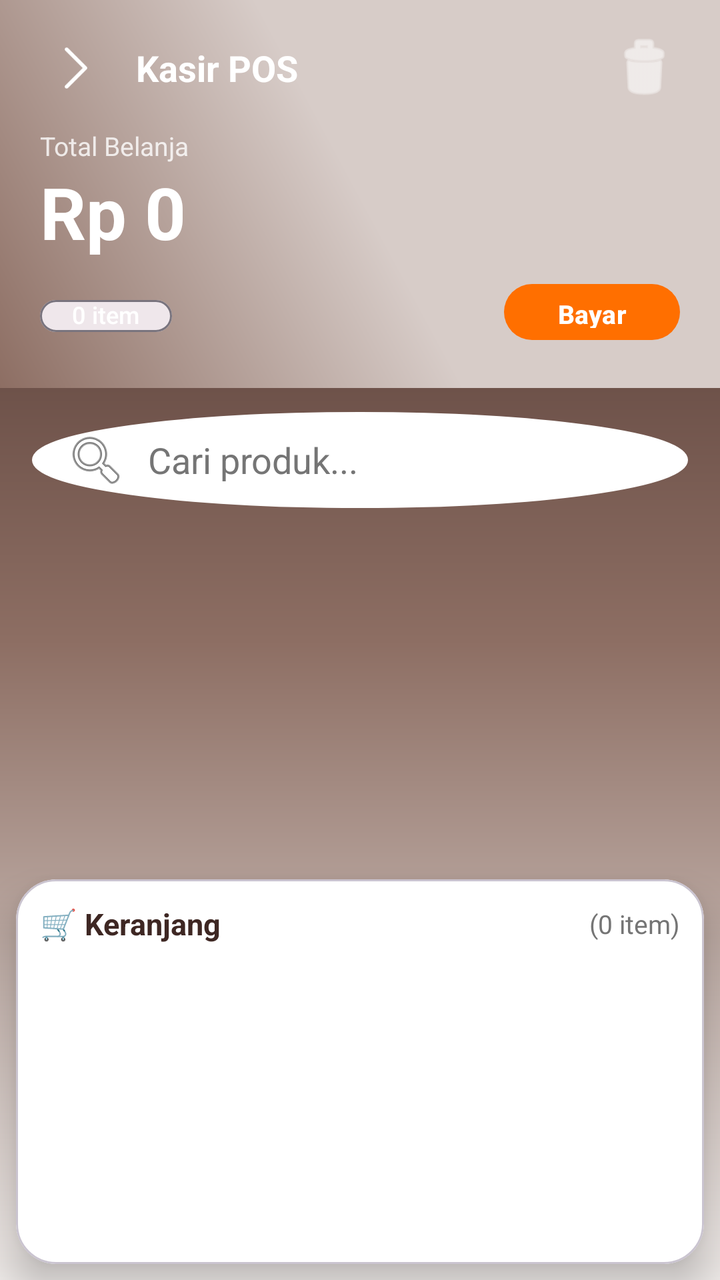
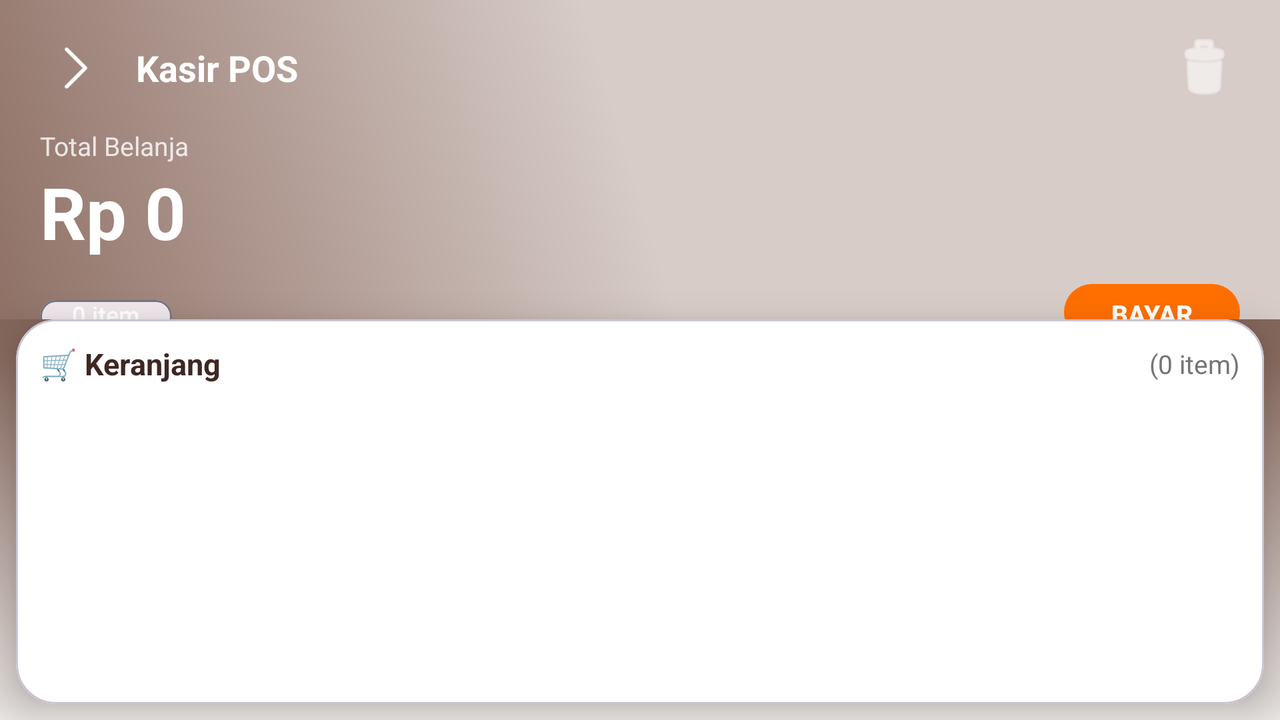

Two renders of one Android screen. The first uses the default layout on a phone; the second uses the alternative layout the repository ships for a different screen configuration, on a matching device. The two XML files are below.
<!-- AndroidManifest.xml: application theme Theme.Penjualan -->
<!-- res/layout/activity_pos.xml -->
<?xml version="1.0" encoding="utf-8"?>
<LinearLayout xmlns:android="http://schemas.android.com/apk/res/android"
    xmlns:app="http://schemas.android.com/apk/res-auto"
    android:layout_width="match_parent"
    android:layout_height="match_parent"
    android:orientation="vertical"
    android:background="@drawable/bg_gradient_full_brown">

    
    <androidx.core.widget.NestedScrollView
        android:layout_width="match_parent"
        android:layout_height="wrap_content"
        android:fillViewport="false">

        <LinearLayout
            android:id="@+id/headerPOS"
            android:layout_width="match_parent"
            android:layout_height="wrap_content"
            android:background="@drawable/bg_gradient_brown"
            android:orientation="vertical"
            android:paddingTop="16dp"
            android:paddingBottom="20dp"
            android:paddingHorizontal="20dp"
            android:elevation="8dp">

            <LinearLayout
                android:layout_width="match_parent"
                android:layout_height="wrap_content"
                android:orientation="horizontal"
                android:gravity="center_vertical">

                <ImageView
                    android:id="@+id/btnBackPOS"
                    android:layout_width="36dp"
                    android:layout_height="36dp"
                    android:src="@drawable/arrow"
                    android:padding="4dp"
                    android:clickable="true"
                    android:focusable="true"
                    android:background="?android:attr/selectableItemBackgroundBorderless"
                    app:tint="@color/colorOnPrimary"/>

                <TextView
                    android:layout_width="0dp"
                    android:layout_height="wrap_content"
                    android:layout_weight="1"
                    android:layout_marginStart="12dp"
                    android:text="@string/kasir_pos"
                    android:textColor="@color/colorOnPrimary"
                    android:textSize="18sp"
                    android:textStyle="bold"/>

                <ImageView
                    android:id="@+id/btnClearCart"
                    android:layout_width="36dp"
                    android:layout_height="36dp"
                    android:src="@android:drawable/ic_menu_delete"
                    android:clickable="true"
                    android:focusable="true"
                    android:background="?android:attr/selectableItemBackgroundBorderless"
                    app:tint="@color/colorOnPrimary"/>
            </LinearLayout>

            
            <TextView
                android:layout_width="wrap_content"
                android:layout_height="wrap_content"
                android:layout_marginTop="12dp"
                android:text="@string/total_belanja"
                android:textColor="#CCFFFFFF"
                android:textSize="13sp"/>

            <TextView
                android:id="@+id/tvTotalBelanja"
                android:layout_width="wrap_content"
                android:layout_height="wrap_content"
                android:text="Rp 0"
                android:textColor="@color/colorOnPrimary"
                android:textSize="36sp"
                android:textStyle="bold"/>

            <LinearLayout
                android:layout_width="match_parent"
                android:layout_height="wrap_content"
                android:layout_marginTop="8dp"
                android:orientation="horizontal">

                <com.google.android.material.chip.Chip
                    android:id="@+id/chipItemCount"
                    android:layout_width="wrap_content"
                    android:layout_height="32dp"
                    android:text="0 item"
                    app:chipBackgroundColor="#33FFFFFF"
                    android:textColor="@color/colorOnPrimary"
                    android:textSize="12sp"/>

                <View android:layout_width="0dp" android:layout_height="0dp" android:layout_weight="1"/>

                <com.google.android.material.button.MaterialButton
                    android:id="@+id/btnCheckout"
                    android:layout_width="wrap_content"
                    android:layout_height="36dp"
                    android:text="@string/bayar"
                    android:textStyle="bold"
                    android:textSize="13sp"
                    app:cornerRadius="18dp"
                    app:backgroundTint="#FF6F00"
                    android:paddingHorizontal="20dp"/>
            </LinearLayout>
        </LinearLayout>
    </androidx.core.widget.NestedScrollView>

    
    <EditText
        android:id="@+id/etSearchPOS"
        android:layout_width="match_parent"
        android:layout_height="48dp"
        android:layout_marginHorizontal="16dp"
        android:layout_marginTop="12dp"
        android:background="@drawable/bg_circle_avatar"
        android:backgroundTint="@color/colorSurface"
        android:drawableStart="@android:drawable/ic_menu_search"
        android:drawablePadding="10dp"
        android:hint="Cari produk..."
        android:paddingHorizontal="16dp"
        android:textColor="@color/colorOnBackground"
        android:textColorHint="@color/colorTextSecondary"
        android:inputType="text"/>

    
    <HorizontalScrollView
        android:layout_width="match_parent"
        android:layout_height="wrap_content"
        android:layout_marginTop="8dp"
        android:scrollbars="none"
        android:paddingHorizontal="12dp">

        <com.google.android.material.chip.ChipGroup
            android:id="@+id/chipGroupKategori"
            android:layout_width="wrap_content"
            android:layout_height="wrap_content"
            app:singleSelection="true"
            app:selectionRequired="true"/>
    </HorizontalScrollView>

    
    <LinearLayout
        android:layout_width="match_parent"
        android:layout_height="0dp"
        android:layout_weight="1"
        android:orientation="horizontal">

        
        <androidx.recyclerview.widget.RecyclerView
            android:id="@+id/rvProdukPOS"
            android:layout_width="0dp"
            android:layout_height="match_parent"
            android:layout_weight="1"
            android:layout_marginTop="8dp"
            android:clipToPadding="false"
            android:paddingBottom="8dp"/>

    </LinearLayout>

    
    <com.google.android.material.card.MaterialCardView
        android:id="@+id/cardKeranjang"
        android:layout_width="match_parent"
        android:layout_height="wrap_content"
        app:cardBackgroundColor="@color/colorSurface"
        app:cardCornerRadius="20dp"
        app:cardElevation="12dp"
        android:layout_marginHorizontal="8dp"
        android:layout_marginBottom="8dp">

        <LinearLayout
            android:layout_width="match_parent"
            android:layout_height="wrap_content"
            android:orientation="vertical"
            android:padding="12dp">

            <LinearLayout
                android:layout_width="match_parent"
                android:layout_height="wrap_content"
                android:orientation="horizontal"
                android:gravity="center_vertical">

                <TextView
                    android:layout_width="0dp"
                    android:layout_height="wrap_content"
                    android:layout_weight="1"
                    android:text="@string/keranjang_emoji"
                    android:textColor="@color/colorOnSurface"
                    android:textStyle="bold"
                    android:textSize="15sp"/>

                <TextView
                    android:id="@+id/tvKeranjangCount"
                    android:layout_width="wrap_content"
                    android:layout_height="wrap_content"
                    android:text="(0 item)"
                    android:textColor="@color/colorTextSecondary"
                    android:textSize="13sp"/>
            </LinearLayout>

            <androidx.recyclerview.widget.RecyclerView
                android:id="@+id/rvKeranjang"
                android:layout_width="match_parent"
                android:layout_height="140dp"
                android:layout_marginTop="8dp"
                android:nestedScrollingEnabled="true"/>

        </LinearLayout>
    </com.google.android.material.card.MaterialCardView>

</LinearLayout>
<!-- resources referenced by this layout -->
<resources>
  <color name="colorOnBackground">#3E2723</color>
  <color name="colorOnPrimary">#FFFFFF</color>
  <color name="colorOnSurface">#3E2723</color>
  <color name="colorSurface">#FFFFFF</color>
  <color name="colorTextSecondary">#757575</color>
  <!-- drawable arrow: png bitmap (drawable, 489 bytes) -->
  <!-- drawable bg_circle_avatar (drawable) -->
  <?xml version="1.0" encoding="utf-8"?>
  <shape xmlns:android="http://schemas.android.com/apk/res/android"
      android:shape="oval">
      <solid android:color="#EFEBE9" />
      <stroke android:width="3dp" android:color="#8D6E63" />
  </shape>
  <!-- drawable bg_gradient_brown (drawable) -->
  <?xml version="1.0" encoding="utf-8"?>
  <shape xmlns:android="http://schemas.android.com/apk/res/android"
      android:shape="rectangle">
      <gradient
          android:startColor="#8D6E63"
          android:centerColor="#D7CCC8"
          android:endColor="#D7CCC8"
          android:angle="45"
          android:type="linear" />
  </shape>
  <!-- drawable bg_gradient_full_brown (drawable) -->
  <?xml version="1.0" encoding="utf-8"?>
  <shape xmlns:android="http://schemas.android.com/apk/res/android"
      android:shape="rectangle">
      <gradient
          android:startColor="#3E2723"
          android:centerColor="#8D6E63"
          android:endColor="#EFEBE9"
          android:angle="270"
          android:type="linear" />
  </shape>
  <string name="bayar">Bayar</string>
  <string name="kasir_pos">Kasir POS</string>
  <string name="keranjang_emoji">🛒 Keranjang</string>
  <string name="total_belanja">Total Belanja</string>
  <style name="Theme.Penjualan" parent="Base.Theme.Penjualan" />
  <style name="Base.Theme.Penjualan" parent="Theme.Material3.DayNight.NoActionBar">
          
          <item name="colorPrimary">@color/colorPrimary</item>
          <item name="colorSecondary">@color/colorSecondary</item>
          <item name="android:statusBarColor">@color/colorBackground</item>
          <item name="android:windowBackground">@color/colorBackground</item>
          <item name="android:windowLightStatusBar">false</item>
          <item name="android:textColorPrimary">@color/colorOnBackground</item>
          <item name="android:textColorSecondary">@color/colorTextSecondary</item>
      </style>
  <color name="colorPrimary">#5D4037</color>
  <color name="colorSecondary">#8D6E63</color>
  <color name="colorBackground">#EFEBE9</color>
</resources>
<!-- res/layout-land/activity_pos.xml (the repository's variant of the layout above) -->
<!-- drawn on the phone turned sideways -->
<?xml version="1.0" encoding="utf-8"?>
<LinearLayout xmlns:android="http://schemas.android.com/apk/res/android"
    xmlns:app="http://schemas.android.com/apk/res-auto"
    android:layout_width="match_parent"
    android:layout_height="match_parent"
    android:orientation="vertical"
    android:background="@drawable/bg_gradient_full_brown">

    <androidx.core.widget.NestedScrollView
        android:layout_width="match_parent"
        android:layout_height="0dp"
        android:layout_weight="1"
        android:fillViewport="true">

        <LinearLayout
            android:layout_width="match_parent"
            android:layout_height="wrap_content"
            android:orientation="vertical"
            android:paddingBottom="16dp">

            <LinearLayout
                android:id="@+id/headerPOS"
                android:layout_width="match_parent"
                android:layout_height="wrap_content"
                android:background="@drawable/bg_gradient_brown"
                android:orientation="vertical"
                android:paddingTop="16dp"
                android:paddingBottom="20dp"
                android:paddingHorizontal="20dp"
                android:elevation="8dp">

                <LinearLayout
                    android:layout_width="match_parent"
                    android:layout_height="wrap_content"
                    android:orientation="horizontal"
                    android:gravity="center_vertical">

                    <ImageView
                        android:id="@+id/btnBackPOS"
                        android:layout_width="36dp"
                        android:layout_height="36dp"
                        android:src="@drawable/arrow"
                        android:padding="4dp"
                        android:clickable="true"
                        android:focusable="true"
                        android:background="?android:attr/selectableItemBackgroundBorderless"
                        app:tint="@color/colorOnPrimary"/>

                    <TextView
                        android:layout_width="0dp"
                        android:layout_height="wrap_content"
                        android:layout_weight="1"
                        android:layout_marginStart="12dp"
                        android:text="Kasir POS"
                        android:textColor="@color/colorOnPrimary"
                        android:textSize="18sp"
                        android:textStyle="bold"/>

                    <ImageView
                        android:id="@+id/btnClearCart"
                        android:layout_width="36dp"
                        android:layout_height="36dp"
                        android:src="@android:drawable/ic_menu_delete"
                        android:clickable="true"
                        android:focusable="true"
                        android:background="?android:attr/selectableItemBackgroundBorderless"
                        app:tint="@color/colorOnPrimary"/>
                </LinearLayout>

                <TextView
                    android:layout_width="wrap_content"
                    android:layout_height="wrap_content"
                    android:layout_marginTop="12dp"
                    android:text="Total Belanja"
                    android:textColor="#CCFFFFFF"
                    android:textSize="13sp"/>

                <TextView
                    android:id="@+id/tvTotalBelanja"
                    android:layout_width="wrap_content"
                    android:layout_height="wrap_content"
                    android:text="Rp 0"
                    android:textColor="@color/colorOnPrimary"
                    android:textSize="36sp"
                    android:textStyle="bold"/>

                <LinearLayout
                    android:layout_width="match_parent"
                    android:layout_height="wrap_content"
                    android:layout_marginTop="8dp"
                    android:orientation="horizontal">

                    <com.google.android.material.chip.Chip
                        android:id="@+id/chipItemCount"
                        android:layout_width="wrap_content"
                        android:layout_height="32dp"
                        android:text="0 item"
                        app:chipBackgroundColor="#33FFFFFF"
                        android:textColor="@color/colorOnPrimary"
                        android:textSize="12sp"/>

                    <View android:layout_width="0dp" android:layout_height="0dp" android:layout_weight="1"/>

                    <com.google.android.material.button.MaterialButton
                        android:id="@+id/btnCheckout"
                        android:layout_width="wrap_content"
                        android:layout_height="36dp"
                        android:text="BAYAR"
                        android:textStyle="bold"
                        android:textSize="13sp"
                        app:cornerRadius="18dp"
                        app:backgroundTint="#FF6F00"
                        android:paddingHorizontal="20dp"/>
                </LinearLayout>
            </LinearLayout>

            <EditText
                android:id="@+id/etSearchPOS"
                android:layout_width="match_parent"
                android:layout_height="48dp"
                android:layout_marginHorizontal="16dp"
                android:layout_marginTop="12dp"
                android:background="@drawable/bg_circle_avatar"
                android:backgroundTint="@color/colorSurface"
                android:drawableStart="@android:drawable/ic_menu_search"
                android:drawablePadding="10dp"
                android:hint="Cari produk..."
                android:paddingHorizontal="16dp"
                android:textColor="@color/colorOnBackground"
                android:textColorHint="@color/colorTextSecondary"
                android:inputType="text"/>

            <HorizontalScrollView
                android:layout_width="match_parent"
                android:layout_height="wrap_content"
                android:layout_marginTop="8dp"
                android:scrollbars="none"
                android:paddingHorizontal="12dp">

                <com.google.android.material.chip.ChipGroup
                    android:id="@+id/chipGroupKategori"
                    android:layout_width="wrap_content"
                    android:layout_height="wrap_content"
                    app:singleSelection="true"
                    app:selectionRequired="true"/>
            </HorizontalScrollView>

            <androidx.recyclerview.widget.RecyclerView
                android:id="@+id/rvProdukPOS"
                android:layout_width="match_parent"
                android:layout_height="wrap_content"
                android:layout_marginTop="8dp"
                android:clipToPadding="false"
                android:nestedScrollingEnabled="false"/>

        </LinearLayout>
    </androidx.core.widget.NestedScrollView>

    <com.google.android.material.card.MaterialCardView
        android:id="@+id/cardKeranjang"
        android:layout_width="match_parent"
        android:layout_height="wrap_content"
        app:cardBackgroundColor="@color/colorSurface"
        app:cardCornerRadius="20dp"
        app:cardElevation="12dp"
        android:layout_marginHorizontal="8dp"
        android:layout_marginBottom="8dp">

        <LinearLayout
            android:layout_width="match_parent"
            android:layout_height="wrap_content"
            android:orientation="vertical"
            android:padding="12dp">

            <LinearLayout
                android:layout_width="match_parent"
                android:layout_height="wrap_content"
                android:orientation="horizontal"
                android:gravity="center_vertical">

                <TextView
                    android:layout_width="0dp"
                    android:layout_height="wrap_content"
                    android:layout_weight="1"
                    android:text="🛒 Keranjang"
                    android:textColor="@color/colorOnSurface"
                    android:textStyle="bold"
                    android:textSize="15sp"/>

                <TextView
                    android:id="@+id/tvKeranjangCount"
                    android:layout_width="wrap_content"
                    android:layout_height="wrap_content"
                    android:text="(0 item)"
                    android:textColor="@color/colorTextSecondary"
                    android:textSize="13sp"/>
            </LinearLayout>

            <androidx.recyclerview.widget.RecyclerView
                android:id="@+id/rvKeranjang"
                android:layout_width="match_parent"
                android:layout_height="140dp"
                android:layout_marginTop="8dp"
                android:nestedScrollingEnabled="true"/>

        </LinearLayout>
    </com.google.android.material.card.MaterialCardView>

</LinearLayout>
<!-- resources referenced by the variant -->
<!-- as the phone turned sideways resolves them -->
<resources>
  <color name="colorOnBackground">#3E2723</color>
  <color name="colorOnPrimary">#FFFFFF</color>
  <color name="colorOnSurface">#3E2723</color>
  <color name="colorSurface">#FFFFFF</color>
  <color name="colorTextSecondary">#757575</color>
  <!-- drawable arrow: png bitmap (drawable, 489 bytes) -->
  <!-- drawable bg_circle_avatar (drawable) -->
  <?xml version="1.0" encoding="utf-8"?>
  <shape xmlns:android="http://schemas.android.com/apk/res/android"
      android:shape="oval">
      <solid android:color="#EFEBE9" />
      <stroke android:width="3dp" android:color="#8D6E63" />
  </shape>
  <!-- drawable bg_gradient_brown (drawable) -->
  <?xml version="1.0" encoding="utf-8"?>
  <shape xmlns:android="http://schemas.android.com/apk/res/android"
      android:shape="rectangle">
      <gradient
          android:startColor="#8D6E63"
          android:centerColor="#D7CCC8"
          android:endColor="#D7CCC8"
          android:angle="45"
          android:type="linear" />
  </shape>
  <!-- drawable bg_gradient_full_brown (drawable) -->
  <?xml version="1.0" encoding="utf-8"?>
  <shape xmlns:android="http://schemas.android.com/apk/res/android"
      android:shape="rectangle">
      <gradient
          android:startColor="#3E2723"
          android:centerColor="#8D6E63"
          android:endColor="#EFEBE9"
          android:angle="270"
          android:type="linear" />
  </shape>
  <style name="Theme.Penjualan" parent="Base.Theme.Penjualan" />
  <style name="Base.Theme.Penjualan" parent="Theme.Material3.DayNight.NoActionBar">
          
          <item name="colorPrimary">@color/colorPrimary</item>
          <item name="colorSecondary">@color/colorSecondary</item>
          <item name="android:statusBarColor">@color/colorBackground</item>
          <item name="android:windowBackground">@color/colorBackground</item>
          <item name="android:windowLightStatusBar">false</item>
          <item name="android:textColorPrimary">@color/colorOnBackground</item>
          <item name="android:textColorSecondary">@color/colorTextSecondary</item>
      </style>
  <color name="colorPrimary">#5D4037</color>
  <color name="colorSecondary">#8D6E63</color>
  <color name="colorBackground">#EFEBE9</color>
</resources>
